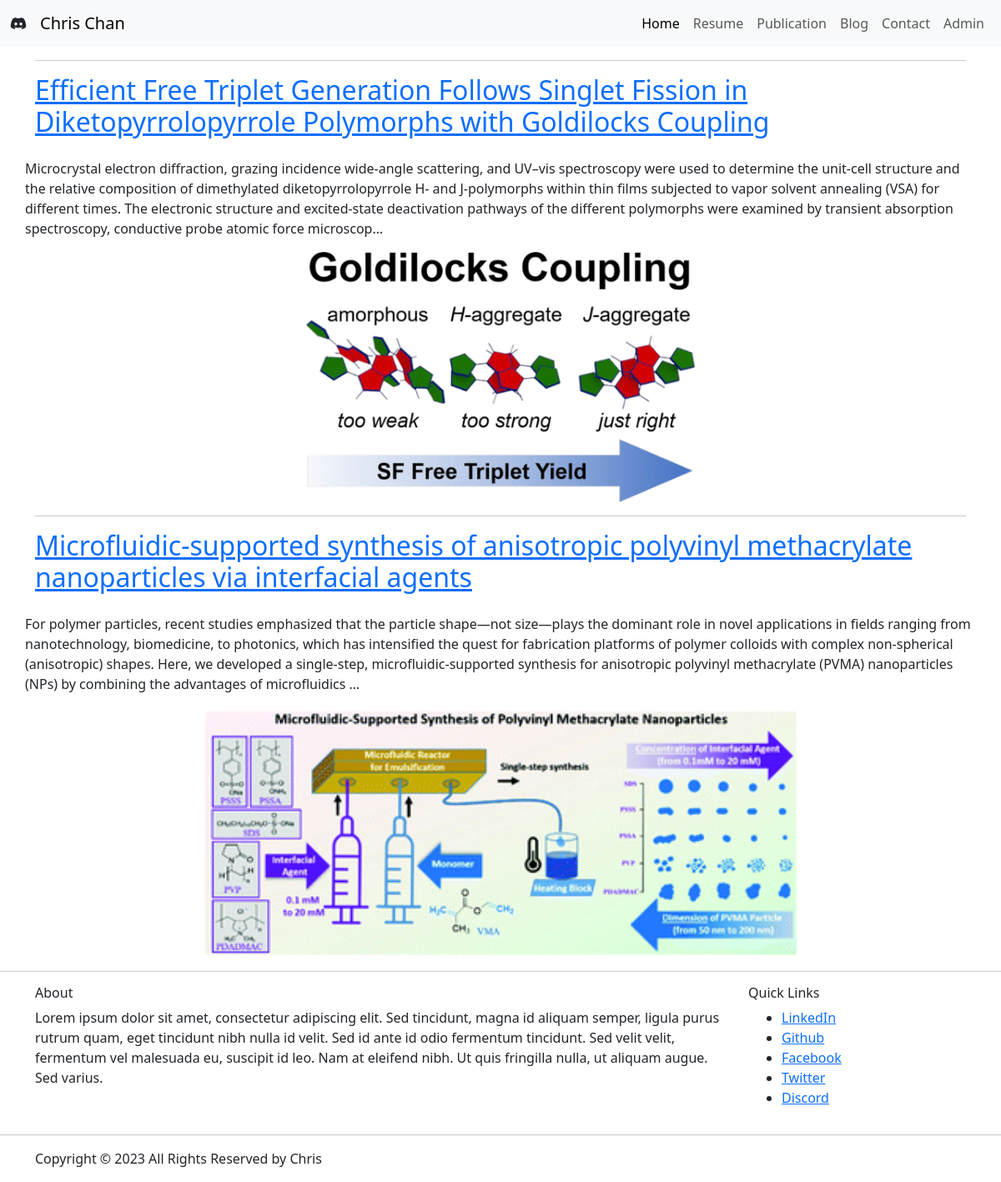
/publication/, run on the app's committed database.
### base/models.py (models this page shows, shortened)
class Publication(models.Model):
    title = models.CharField(max_length = 250)
    description = models.TextField()
    image = models.ImageField(upload_to ='media/')
    url = models.URLField(blank = True)

### base/views.py (the view)
# urls.py: path('publication/', views.publication, name="publication"),
def publication(request):
    publications = Publication.objects.all()
    context = {'publications': publications}
    return render(request, 'base/publication.html', context)

### base/templates/base/publication.html
{% extends 'main.html'%}
{% load static %}
{% block content %}
<div class="container">
    {% for p in publications %}
    <hr>
    <div class="row">
        <h2><a href = "{{p.url}}" target ="_blank">{{p.title}}</a></h2>
        </p>{{p.description|truncatechars:500}}</p>
        <img src = "{{p.image.url}}" style="height: 300px; object-fit: contain">
    </div>
    {% endfor %}
</div>
<hr>
{% endblock %}

### data on the page
Publication: title "Efficient Free Triplet Generation Follows Singlet Fission in Diketopyrrolopyrrole Polymorphs with Goldilocks Coupling", description "Microcrystal electron diffraction, grazing incidence wide-angle scattering, and UV–vis spectroscopy were used to determine the unit-cell structure and the relative composition of dimethylated diketopyrrolopyrrole H- and J-polymorphs within thin films subjected to vapor solvent annealing (VSA) for different times. The electronic structure and excited-state deactivation pathways of the different polymorphs were examined by transient absorption spectroscopy, conductive probe atomic force microscop…", image (picture)
Publication: title "Microfluidic-supported synthesis of anisotropic polyvinyl methacrylate nanoparticles via interfacial agents", description "For polymer particles, recent studies emphasized that the particle shape—not size—plays the dominant role in novel applications in fields ranging from nanotechnology, biomedicine, to photonics, which has intensified the quest for fabrication platforms of polymer colloids with complex non-spherical (anisotropic) shapes. Here, we developed a single-step, microfluidic-supported synthesis for anisotropic polyvinyl methacrylate (PVMA) nanoparticles (NPs) by combining the advantages of microfluidics …", image (picture)
